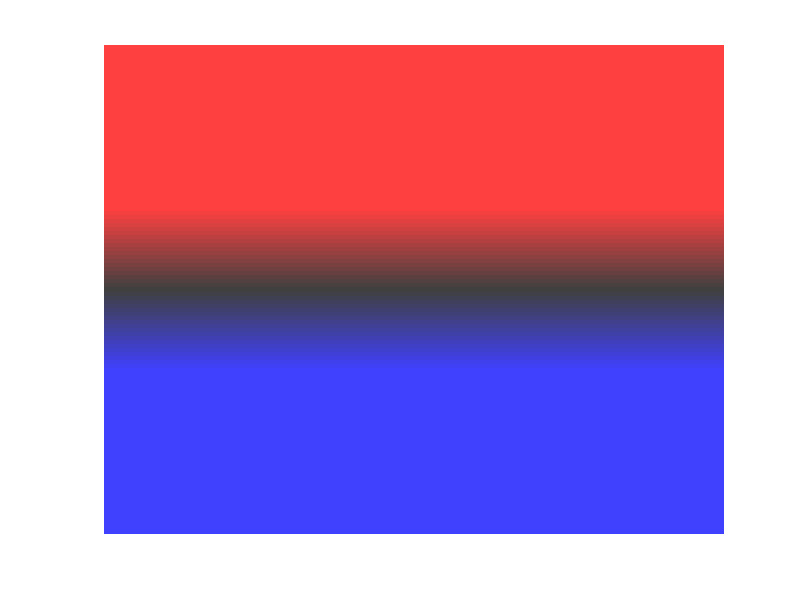

This figure's MATLAB source:
vertclass=[-3:0.05:3]';

cdata=0.25*ones(length(vertclass),1,3);
cdata(vertclass<0,:,3)=-vertclass(vertclass<0)*0.75+0.25;
cdata(vertclass>0,:,1)=vertclass(vertclass>0)*0.75+0.25;
figure;
imagesc(cdata)
axis xy
axis off
